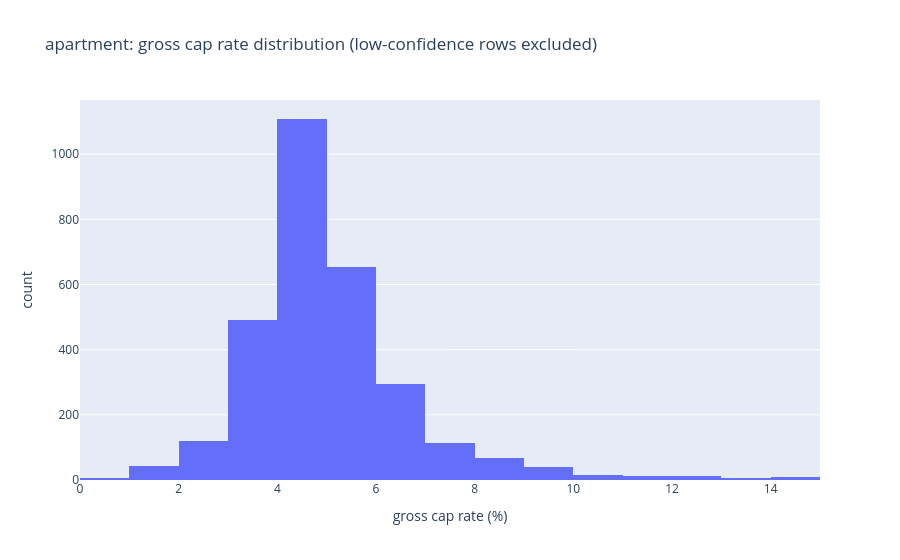

Here is the notebook cell this chart was saved with:
### Code cell
fig = px.histogram(
    cap_rates[~cap_rates["low_confidence"]],
    x="gross_cap_rate_pct",
    nbins=80,
    range_x=[0, 15],
    title=f"{PROPERTY_TYPE}: gross cap rate distribution (low-confidence rows excluded)",
    labels={"gross_cap_rate_pct": "gross cap rate (%)"},
)
fig.show()

### Figure 1 — Plotly figure (JSON) as saved in the notebook; plotly's stock layout.template omitted (floating-point values rounded to 4 significant figures; data arrays with more than 128 entries replaced by an {"elided": "..."} marker saying what was removed)
{"data": [{"bingroup": "x", "hovertemplate": "gross cap rate (%)=%{x}<br>count=%{y}<extra></extra>", "legendgroup": "", "marker": {"color": "#636efa", "pattern": {"shape": ""}}, "name": "", "nbinsx": 80, "orientation": "v", "showlegend": false, "type": "histogram", "x": {"elided": "3025 float values"}, "xaxis": "x", "yaxis": "y"}], "layout": {"barmode": "relative", "legend": {"tracegroupgap": 0}, "title": {"text": "apartment: gross cap rate distribution (low-confidence rows excluded)"}, "xaxis": {"anchor": "y", "domain": [0, 1], "range": [0, 15], "title": {"text": "gross cap rate (%)"}}, "yaxis": {"anchor": "x", "domain": [0, 1], "title": {"text": "count"}}}}
